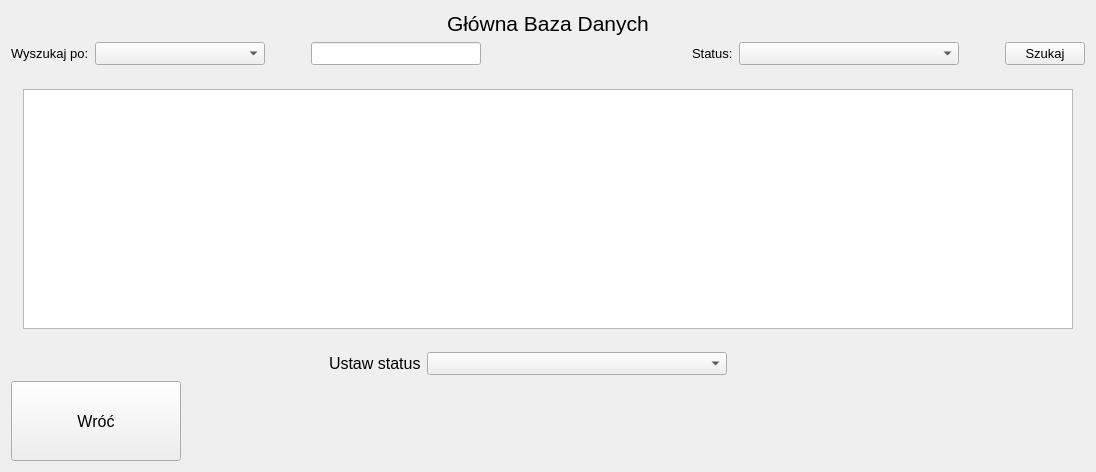
      <widget class="QWidget" name="page_4">
       <layout class="QGridLayout" name="gridLayout_7">
        <item row="0" column="0">
         <layout class="QVBoxLayout" name="verticalLayout_15">
          <item>
           <layout class="QVBoxLayout" name="verticalLayout_4">
            <item>
             <layout class="QHBoxLayout" name="horizontalLayout_38">
              <item>
               <spacer name="horizontalSpacer_33">
                <property name="orientation">
                 <enum>Qt::Horizontal</enum>
                </property>
                <property name="sizeType">
                 <enum>QSizePolicy::Expanding</enum>
                </property>
                <property name="sizeHint" stdset="0">
                 <size>
                  <width>398</width>
                  <height>20</height>
                 </size>
                </property>
               </spacer>
              </item>
              <item>
               <widget class="QLabel" name="label_27">
                <property name="font">
                 <font>
                  <pointsize>16</pointsize>
                 </font>
                </property>
                <property name="text">
                 <string>Główna Baza Danych</string>
                </property>
               </widget>
              </item>
              <item>
               <spacer name="horizontalSpacer_48">
                <property name="orientation">
                 <enum>Qt::Horizontal</enum>
                </property>
                <property name="sizeType">
                 <enum>QSizePolicy::Expanding</enum>
                </property>
                <property name="sizeHint" stdset="0">
                 <size>
                  <width>398</width>
                  <height>20</height>
                 </size>
                </property>
               </spacer>
              </item>
             </layout>
            </item>
            <item>
             <layout class="QHBoxLayout" name="horizontalLayout_39">
              <item>
               <layout class="QHBoxLayout" name="horizontalLayout_40">
                <item>
                 <layout class="QHBoxLayout" name="horizontalLayout_41">
                  <item>
                   <widget class="QLabel" name="label_28">
                    <property name="font">
                     <font>
                      <pointsize>10</pointsize>
                     </font>
                    </property>
                    <property name="text">
                     <string>Wyszukaj po:</string>
                    </property>
                    <property name="buddy">
                     <cstring>comboBox_SearchFor_LocalDatabase</cstring>
                    </property>
                   </widget>
                  </item>
                  <item>
                   <widget class="QComboBox" name="comboBox_SearchFor_MainDatabase">
                    <property name="sizePolicy">
                     <sizepolicy hsizetype="Minimum" vsizetype="Fixed">
                      <horstretch>0</horstretch>
                      <verstretch>0</verstretch>
                     </sizepolicy>
                    </property>
                    <property name="minimumSize">
                     <size>
                      <width>170</width>
                      <height>0</height>
                     </size>
                    </property>
                    <property name="baseSize">
                     <size>
                      <width>80</width>
                      <height>0</height>
                     </size>
                    </property>
                    <property name="font">
                     <font>
                      <pointsize>10</pointsize>
                     </font>
                    </property>
                   </widget>
                  </item>
                 </layout>
                </item>
                <item>
                 <spacer name="horizontalSpacer_52">
                  <property name="orientation">
                   <enum>Qt::Horizontal</enum>
                  </property>
                  <property name="sizeType">
                   <enum>QSizePolicy::Preferred</enum>
                  </property>
                  <property name="sizeHint" stdset="0">
                   <size>
                    <width>40</width>
                    <height>20</height>
                   </size>
                  </property>
                 </spacer>
                </item>
                <item>
                 <widget class="QLineEdit" name="lineEdit_SearchMainDatabase">
                  <property name="sizePolicy">
                   <sizepolicy hsizetype="Minimum" vsizetype="Fixed">
                    <horstretch>0</horstretch>
                    <verstretch>0</verstretch>
                   </sizepolicy>
                  </property>
                  <property name="minimumSize">
                   <size>
                    <width>170</width>
                    <height>0</height>
                   </size>
                  </property>
                  <property name="font">
                   <font>
                    <pointsize>10</pointsize>
                   </font>
                  </property>
                 </widget>
                </item>
                <item>
                 <spacer name="horizontalSpacer_53">
                  <property name="orientation">
                   <enum>Qt::Horizontal</enum>
                  </property>
                  <property name="sizeType">
                   <enum>QSizePolicy::Expanding</enum>
                  </property>
                  <property name="sizeHint" stdset="0">
                   <size>
                    <width>80</width>
                    <height>20</height>
                   </size>
                  </property>
                 </spacer>
                </item>
               </layout>
              </item>
              <item>
               <layout class="QHBoxLayout" name="horizontalLayout_42">
                <item>
                 <layout class="QHBoxLayout" name="horizontalLayout_43">
                  <item>
                   <widget class="QLabel" name="label_29">
                    <property name="font">
                     <font>
                      <pointsize>10</pointsize>
                     </font>
                    </property>
                    <property name="text">
                     <string>Status:</string>
                    </property>
                    <property name="buddy">
                     <cstring>comboBox_SearchFor_LocalDatabase</cstring>
                    </property>
                   </widget>
                  </item>
                  <item>
                   <widget class="QComboBox" name="comboBox_SearchForStatus_MainDatabase">
                    <property name="sizePolicy">
                     <sizepolicy hsizetype="Minimum" vsizetype="Fixed">
                      <horstretch>0</horstretch>
                      <verstretch>0</verstretch>
                     </sizepolicy>
                    </property>
                    <property name="minimumSize">
                     <size>
                      <width>220</width>
                      <height>0</height>
                     </size>
                    </property>
                    <property name="baseSize">
                     <size>
                      <width>80</width>
                      <height>0</height>
                     </size>
                    </property>
                    <property name="font">
                     <font>
                      <pointsize>10</pointsize>
                     </font>
                    </property>
                   </widget>
                  </item>
                 </layout>
                </item>
                <item>
                 <spacer name="horizontalSpacer_54">
                  <property name="orientation">
                   <enum>Qt::Horizontal</enum>
                  </property>
                  <property name="sizeType">
                   <enum>QSizePolicy::Preferred</enum>
                  </property>
                  <property name="sizeHint" stdset="0">
                   <size>
                    <width>40</width>
                    <height>20</height>
                   </size>
                  </property>
                 </spacer>
                </item>
                <item>
                 <widget class="QPushButton" name="pushButton_SearchMainDatabase">
                  <property name="font">
                   <font>
                    <pointsize>10</pointsize>
                   </font>
                  </property>
                  <property name="text">
                   <string>Szukaj</string>
                  </property>
                 </widget>
                </item>
               </layout>
              </item>
             </layout>
            </item>
           </layout>
          </item>
          <item>
           <layout class="QVBoxLayout" name="verticalLayout_6">
            <item>
             <spacer name="verticalSpacer_8">
              <property name="orientation">
               <enum>Qt::Vertical</enum>
              </property>
              <property name="sizeType">
               <enum>QSizePolicy::Preferred</enum>
              </property>
              <property name="sizeHint" stdset="0">
               <size>
                <width>1068</width>
                <height>18</height>
               </size>
              </property>
             </spacer>
            </item>
            <item>
             <layout class="QHBoxLayout" name="horizontalLayout_47">
              <item>
               <spacer name="horizontalSpacer_22">
                <property name="orientation">
                 <enum>Qt::Horizontal</enum>
                </property>
                <property name="sizeHint" stdset="0">
                 <size>
                  <width>1</width>
                  <height>20</height>
                 </size>
                </property>
               </spacer>
              </item>
              <item>
               <widget class="QTableWidget" name="tableWidgetMainDatabase">
                <property name="sizePolicy">
                 <sizepolicy hsizetype="Expanding" vsizetype="Expanding">
                  <horstretch>0</horstretch>
                  <verstretch>0</verstretch>
                 </sizepolicy>
                </property>
                <property name="minimumSize">
                 <size>
                  <width>1050</width>
                  <height>240</height>
                 </size>
                </property>
                <property name="font">
                 <font>
                  <pointsize>9</pointsize>
                 </font>
                </property>
                <property name="layoutDirection">
                 <enum>Qt::LeftToRight</enum>
                </property>
               </widget>
              </item>
              <item>
               <spacer name="horizontalSpacer_36">
                <property name="orientation">
                 <enum>Qt::Horizontal</enum>
                </property>
                <property name="sizeHint" stdset="0">
                 <size>
                  <width>1</width>
                  <height>20</height>
                 </size>
                </property>
               </spacer>
              </item>
             </layout>
            </item>
            <item>
             <spacer name="verticalSpacer_10">
              <property name="orientation">
               <enum>Qt::Vertical</enum>
              </property>
              <property name="sizeType">
               <enum>QSizePolicy::Preferred</enum>
              </property>
              <property name="sizeHint" stdset="0">
               <size>
                <width>1038</width>
                <height>17</height>
               </size>
              </property>
             </spacer>
            </item>
           </layout>
          </item>
          <item>
           <layout class="QHBoxLayout" name="horizontalLayout_44">
            <item>
             <spacer name="horizontalSpacer_55">
              <property name="orientation">
               <enum>Qt::Horizontal</enum>
              </property>
              <property name="sizeHint" stdset="0">
               <size>
                <width>318</width>
                <height>20</height>
               </size>
              </property>
             </spacer>
            </item>
            <item>
             <layout class="QHBoxLayout" name="horizontalLayout_45">
              <item>
               <widget class="QLabel" name="label_30">
                <property name="font">
                 <font>
                  <pointsize>12</pointsize>
                 </font>
                </property>
                <property name="text">
                 <string>Ustaw status</string>
                </property>
                <property name="buddy">
                 <cstring>comboBox_SetStatus_LocalDatabase</cstring>
                </property>
               </widget>
              </item>
              <item>
               <layout class="QHBoxLayout" name="horizontalLayout_46">
                <item>
                 <widget class="QComboBox" name="comboBox_SetStatus_MainDatabase">
                  <property name="minimumSize">
                   <size>
                    <width>300</width>
                    <height>0</height>
                   </size>
                  </property>
                  <property name="font">
                   <font>
                    <pointsize>10</pointsize>
                   </font>
                  </property>
                 </widget>
                </item>
                <item>
                 <spacer name="horizontalSpacer_56">
                  <property name="orientation">
                   <enum>Qt::Horizontal</enum>
                  </property>
                  <property name="sizeHint" stdset="0">
                   <size>
                    <width>40</width>
                    <height>20</height>
                   </size>
                  </property>
                 </spacer>
                </item>
               </layout>
              </item>
             </layout>
            </item>
            <item>
             <spacer name="horizontalSpacer_57">
              <property name="orientation">
               <enum>Qt::Horizontal</enum>
              </property>
              <property name="sizeType">
               <enum>QSizePolicy::Expanding</enum>
              </property>
              <property name="sizeHint" stdset="0">
               <size>
                <width>318</width>
                <height>20</height>
               </size>
              </property>
             </spacer>
            </item>
           </layout>
          </item>
          <item>
           <layout class="QHBoxLayout" name="horizontalLayout_37">
            <item>
             <widget class="QPushButton" name="pushButtonGoBack_MainDatabase">
              <property name="sizePolicy">
               <sizepolicy hsizetype="Maximum" vsizetype="Fixed">
                <horstretch>0</horstretch>
                <verstretch>0</verstretch>
               </sizepolicy>
              </property>
              <property name="minimumSize">
               <size>
                <width>170</width>
                <height>80</height>
               </size>
              </property>
              <property name="font">
               <font>
                <pointsize>12</pointsize>
               </font>
              </property>
              <property name="text">
               <string>Wróć</string>
              </property>
             </widget>
            </item>
            <item>
             <spacer name="horizontalSpacer_32">
              <property name="orientation">
               <enum>Qt::Horizontal</enum>
              </property>
              <property name="sizeType">
               <enum>QSizePolicy::Expanding</enum>
              </property>
              <property name="sizeHint" stdset="0">
               <size>
                <width>188</width>
                <height>20</height>
               </size>
              </property>
             </spacer>
            </item>
           </layout>
          </item>
         </layout>
        </item>
       </layout>
      </widget>
